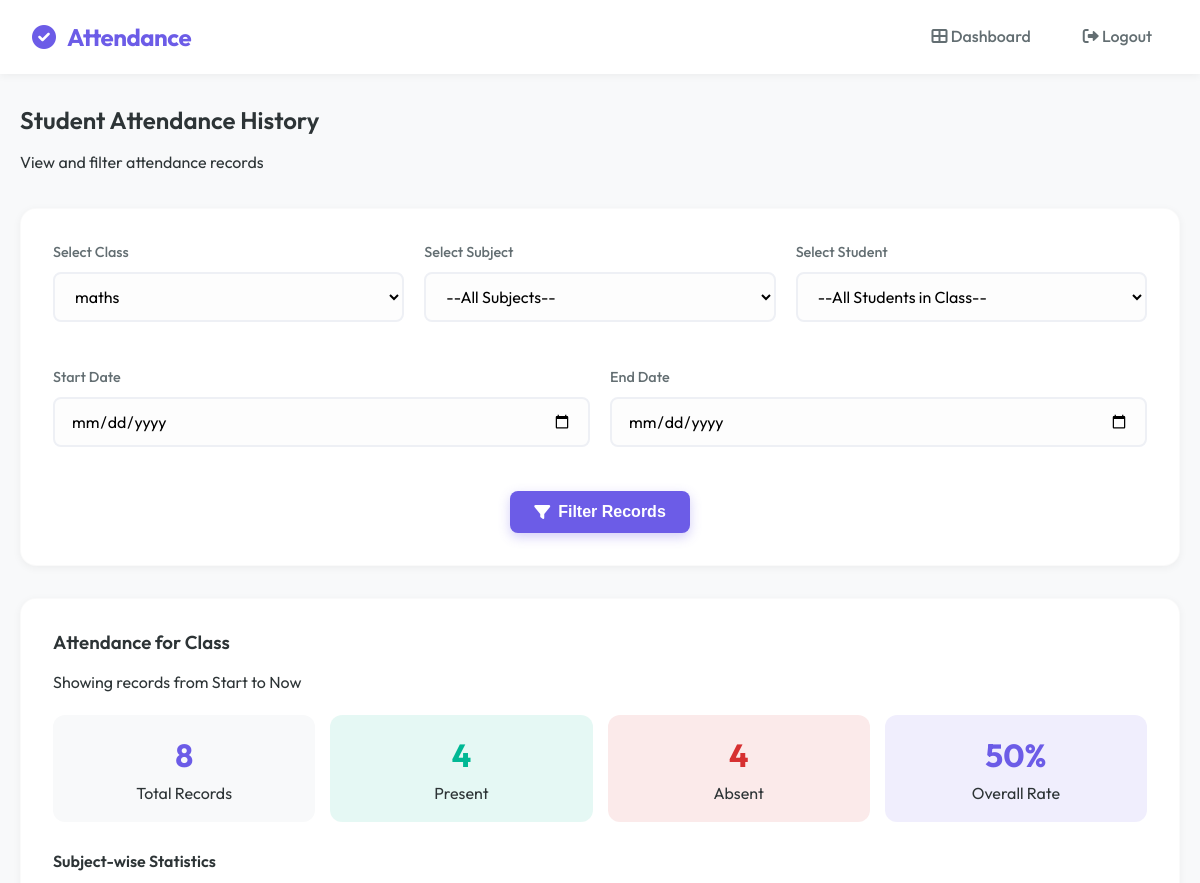
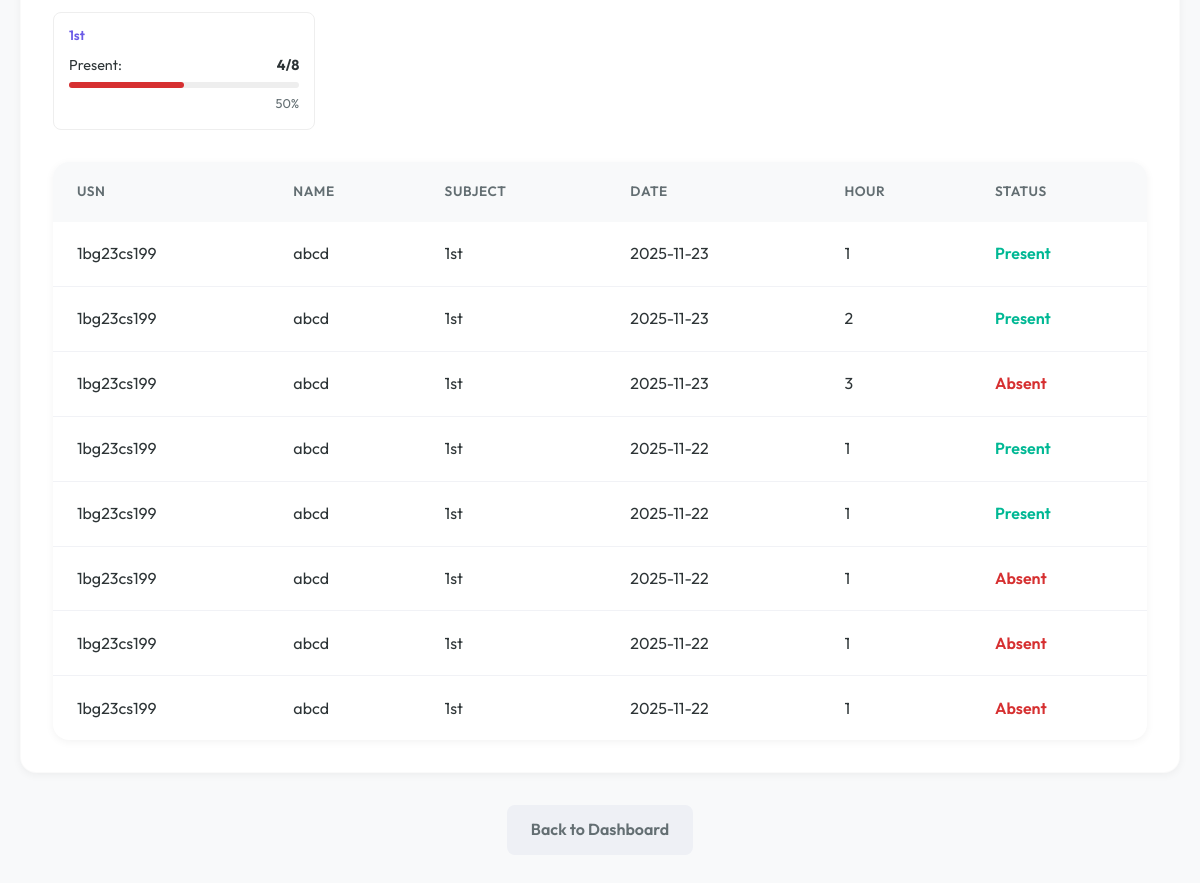
The app's page /admin/student_attendance_history?class_id=1 (signed in), older data (2 pictures, top to bottom).
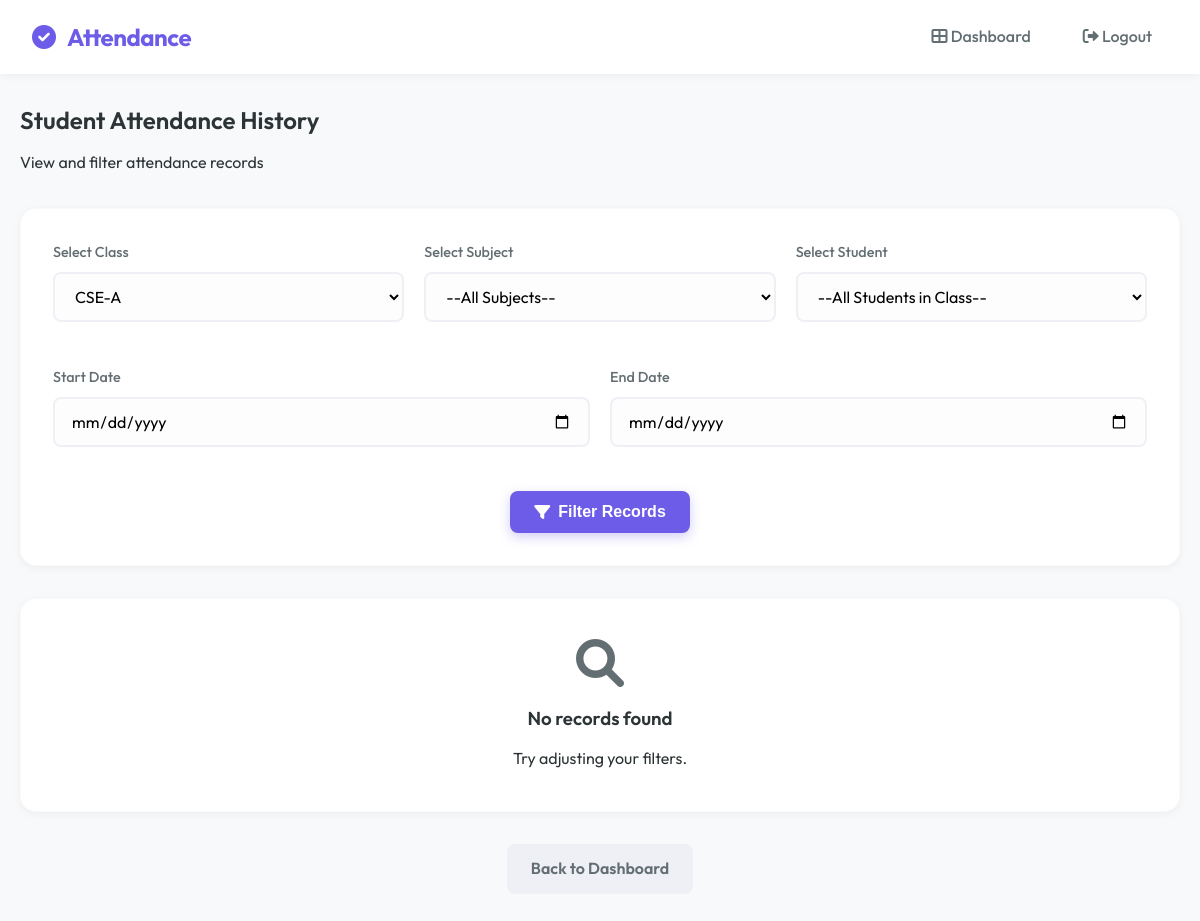
The same page, newer data.
### tables this page shows
CREATE TABLE attendance (
        id INTEGER PRIMARY KEY AUTOINCREMENT,
        student_id INTEGER,
        subject TEXT,
        date TEXT,
        status TEXT,
        hour INTEGER,
        previous_hash TEXT,
        current_hash TEXT
    );

CREATE TABLE students (
        id INTEGER PRIMARY KEY AUTOINCREMENT,
        usn TEXT UNIQUE,
        name TEXT,
        dob TEXT,
        class_id INTEGER,
        face_encoding BLOB
    );

### app.py (the view)
@app.route("/admin/student_attendance_history", methods=["GET", "POST"])
def student_attendance_history():
    role = session.get("role")
    if role not in ["admin", "teacher"]:
        return "Unauthorized", 403
    conn = sqlite3.connect('attendance.db')
    c = conn.cursor()
    if role == "teacher":
        teacher_id = session["username"]
        c.execute("""
            SELECT DISTINCT c.id, c.class_name
            FROM classes c
            JOIN teacher_assignments ta ON c.id = ta.class_id
            WHERE ta.teacher_id=?
        """, (teacher_id,))
    else:
        c.execute("SELECT id, class_name FROM classes ORDER BY class_name")
    classes = c.fetchall()
    selected_class_id = request.args.get("class_id") or request.form.get("class_id")
    selected_student_id = request.args.get("student_id") or request.form.get("student_id")
    selected_subject = request.args.get("subject") or request.form.get("subject")
    start_date = request.args.get("start_date") or request.form.get("start_date")
    end_date = request.args.get("end_date") or request.form.get("end_date")
    filtered_students, attendance_records, student_info, subjects = [], [], None, []
    if selected_class_id:
        try:
            cid = int(selected_class_id)
            if role == "teacher":
                teacher_id = session["username"]
                c.execute("""
                    SELECT subject FROM teacher_assignments
                    WHERE teacher_id=? AND class_id=?
                    ORDER BY subject
                """, (teacher_id, cid))
            else:
                c.execute("SELECT name FROM subjects WHERE class_id=? ORDER BY name", (cid,))
            subjects = [row[0] for row in c.fetchall()]
            c.execute("SELECT id, usn, name FROM students WHERE class_id=? ORDER BY name", (cid,))
            filtered_students = c.fetchall()
        except ValueError:
            pass
    if selected_student_id:
        c.execute("SELECT usn, name, class_name FROM students JOIN classes ON students.class_id = classes.id WHERE students.id=?", (selected_student_id,))
        student_info = c.fetchone()
        query = "SELECT subject, date, status, hour FROM attendance WHERE student_id=?"
        params = [selected_student_id]
        if selected_subject:
            query += " AND subject=?"
            params.append(selected_subject)
        if start_date and end_date:
            query += " AND date BETWEEN ? AND ?"
            params.extend([start_date, end_date])
        elif start_date:
            query += " AND date >= ?"
            params.append(start_date)
        elif end_date:
            query += " AND date <= ?"
            params.append(end_date)
        query += " ORDER BY date DESC, hour ASC"
        c.execute(query, params)
        attendance_records = c.fetchall()
    elif selected_class_id:
        query = """
            SELECT students.usn, students.name, attendance.subject, attendance.date, attendance.status, attendance.hour
            FROM attendance
            JOIN students ON attendance.student_id = students.id
            WHERE students.class_id=?
        """
        params = [selected_class_id]
        if selected_subject:
            query += " AND attendance.subject=?"
            params.append(selected_subject)
        if start_date and end_date:
            query += " AND attendance.date BETWEEN ? AND ?"
            params.extend([start_date, end_date])
        elif start_date:
            query += " AND attendance.date >= ?"
            params.append(start_date)
        elif end_date:
            query += " AND attendance.date <= ?"
            params.append(end_date)
        query += " ORDER BY attendance.date DESC, attendance.hour ASC, students.name ASC"
        c.execute(query, params)
        attendance_records = c.fetchall()
    subject_stats = {}
    for record in attendance_records:
        subj = record[0] if selected_student_id else record[2]
        status = record[2] if selected_student_id else record[4]
        if subj not in subject_stats:
            subject_stats[subj] = {
                'total': 0,
                'present': 0,
                'absent': 0,
                'percentage': 0
            }
        subject_stats[subj]['total'] += 1
        if status == 'Present':
            subject_stats[subj]['present'] += 1
        else:
            subject_stats[subj]['absent'] += 1
    for subj in subject_stats:
        subject_stats[subj]['percentage'] = round(
            (subject_stats[subj]['present'] / subject_stats[subj]['total'] * 100)
            if subject_stats[subj]['total'] > 0 else 0
        )
    total_records = len(attendance_records)
    present_count = sum(s['present'] for s in subject_stats.values())
    absent_count = total_records - present_count
    attendance_percentage = round((present_count / total_records * 100) if total_records > 0 else 0)
    conn.close()
    return render_template("student_attendance_history.html",
                           classes=classes, filtered_students=filtered_students,
                           subjects=subjects,
                           attendance_records=attendance_records,
                           selected_class_id=int(selected_class_id) if selected_class_id else None,
                           selected_student_id=int(selected_student_id) if selected_student_id else None,
                           selected_subject=selected_subject,
                           student_info=student_info, start_date=start_date, end_date=end_date,
                           total_records=total_records,
                           present_count=present_count,
                           absent_count=absent_count,
                           attendance_percentage=attendance_percentage,
                           subject_stats=subject_stats)

### templates/student_attendance_history.html (shortened to what the changed rows need)
{% extends "base.html" %}
{% block content %}
<div class="mb-4">
    <h2>Student Attendance History</h2>
</div>
<div class="card mb-4">
    <form method="GET" action="/admin/student_attendance_history">
        <div
            style="display: grid; grid-template-columns: repeat(auto-fit, minmax(200px, 1fr)); gap: 20px; margin-bottom: 20px;">
            <div class="form-group">
                <label for="class_id">Select Class</label>
                <select name="class_id" id="class_id" required onchange="this.form.submit()">
                    {% for cid, cname in classes %}
                    <option value="{{ cid }}" {% if selected_class_id==cid %}selected{% endif %}>{{ cname }}</option>
                    {% endfor %}
                </select>
            </div>
        </div>
    </form>
</div>
{% if attendance_records %}
<div class="card mb-4">
    <div style="display: flex; justify-content: space-between; align-items: center; margin-bottom: 20px;">
        <div>
            {% if selected_student_id %}
            <h3>Attendance for {{ student_info[1] }} ({{ student_info[0] }})</h3>
            {% elif selected_class_id %}
            <h3>Attendance for Class</h3>
            {% endif %}
            <p class="text-muted">
                Showing records from {{ start_date or 'Start' }} to {{ end_date or 'Now' }}
            </p>
        </div>
    </div>
    <div class="dashboard-grid"
        style="grid-template-columns: repeat(auto-fit, minmax(150px, 1fr)); margin-top: 0; margin-bottom: 30px; gap: 15px;">
        <div style="text-align: center; padding: 15px; background: #f8f9fa; border-radius: 12px;">
            <div style="font-size: 2rem; font-weight: bold; color: var(--primary);">{{ total_records }}</div>
            <div class="text-muted">Total Records</div>
        </div>
        <div style="text-align: center; padding: 15px; background: rgba(0, 184, 148, 0.1); border-radius: 12px;">
            <div style="font-size: 2rem; font-weight: bold; color: var(--success);">{{ present_count }}</div>
            <div class="text-muted">Present</div>
        </div>
        <div style="text-align: center; padding: 15px; background: rgba(214, 48, 49, 0.1); border-radius: 12px;">
            <div style="font-size: 2rem; font-weight: bold; color: var(--error);">{{ absent_count }}</div>
            <div class="text-muted">Absent</div>
        </div>
        <div
            style="text-align: center; padding: 15px; background: rgba(108, 92, 231, 0.1); border-radius: 12px; display: flex; flex-direction: column; justify-content: center; align-items: center;">
            <div style="font-size: 2rem; font-weight: bold; color: var(--primary); word-break: break-word;">{{
                attendance_percentage }}%</div>
            <div class="text-muted">Overall Rate</div>
        </div>
    </div>
    {% if subject_stats %}
    <h4 class="mb-3">Subject-wise Statistics</h4>
    <div
        style="display: grid; grid-template-columns: repeat(auto-fill, minmax(250px, 1fr)); gap: 15px; margin-bottom: 30px;">
        {% for subject, stats in subject_stats.items() %}
        <div style="padding: 15px; border: 1px solid #eee; border-radius: 8px;">
            <h5 style="margin-bottom: 10px; color: var(--primary);">{{ subject }}</h5>
            <div style="display: flex; justify-content: space-between; font-size: 0.9rem; margin-bottom: 5px;">
                <span>Present:</span> <strong>{{ stats.present }}/{{ stats.total }}</strong>
            </div>
            <div style="width: 100%; background: #eee; height: 6px; border-radius: 3px;">
                <div
                    style="width: {{ stats.percentage }}%; background: {% if stats.percentage >= 75 %}var(--success){% elif stats.percentage >= 60 %}var(--warning){% else %}var(--error){% endif %}; height: 100%; border-radius: 3px;">
                </div>
            </div>
            <div style="text-align: right; font-size: 0.8rem; margin-top: 5px; color: var(--text-muted);">{{
                stats.percentage }}%</div>
        </div>
        {% endfor %}
    </div>
    {% endif %}
    <div class="table-container" style="width: 100%; overflow-x: auto;">
        <table>
            <thead>
                {% if selected_student_id %}
                <tr>
                    <th>Subject</th>
                    <th>Date</th>
                    <th>Hour</th>
                    <th>Status</th>
                </tr>
                {% else %}
                <tr>
                    <th>USN</th>
                    <th>Name</th>
                    <th>Subject</th>
                    <th>Date</th>
                    <th>Hour</th>
                    <th>Status</th>
                </tr>
                {% endif %}
            </thead>
            <tbody>
                {% for row in attendance_records %}
                {% if selected_student_id %}
                <tr>
                    <td>{{ row[0] }}</td>
                    <td>{{ row[1] }}</td>
                    <td>{{ row[3] }}</td>
                    <td>
                        <span class="{% if row[2] == 'Present' %}text-success{% else %}text-danger{% endif %}"
                            style="font-weight: 600;">
                            {{ row[2] }}
                        </span>
                    </td>
                </tr>
                {% else %}
                <tr>
                    <td>{{ row[0] }}</td>
                    <td>{{ row[1] }}</td>
                    <td>{{ row[2] }}</td>
                    <td>{{ row[3] }}</td>
                    <td>{{ row[5] }}</td>
                    <td>
                        <span class="{% if row[4] == 'Present' %}text-success{% else %}text-danger{% endif %}"
                            style="font-weight: 600;">
                            {{ row[4] }}
                        </span>
                    </td>
                </tr>
                {% endif %}
                {% endfor %}
            </tbody>
        </table>
    </div>
</div>
{% else %}
<div class="card text-center" style="padding: 40px;">
    {% if selected_class_id %}
    <i class="fas fa-search" style="font-size: 3rem; color: var(--text-muted); margin-bottom: 20px;"></i>
    <h3>No records found</h3>
    <p class="text-muted">Try adjusting your filters.</p>
    {% else %}
    <i class="fas fa-arrow-up" style="font-size: 3rem; color: var(--primary); margin-bottom: 20px;"></i>
    <h3>Select a Class</h3>
    <p class="text-muted">Please select a class above to view attendance records.</p>
    {% endif %}
</div>
{% endif %}
{% endblock %}

Row changes from the older to the newer data that the page shows:
no longer on this page (row edited): attendance: subject "1st", present "4", total "8", percentage "50", usn "1bg23cs199", name "abcd", date "2025-11-23", hour "1", status "Present"
removed attendance: usn "1bg23cs199", name "abcd", subject "1st", date "2025-11-23", hour "2", status "Present"
removed attendance: usn "1bg23cs199", name "abcd", subject "1st", date "2025-11-23", hour "3", status "Absent"
no longer on this page (row edited): attendance: usn "1bg23cs199", name "abcd", subject "1st", date "2025-11-22", hour "1", status "Present"
no longer on this page (row edited): attendance: usn "1bg23cs199", name "abcd", subject "1st", date "2025-11-22", hour "1", status "Present"
no longer on this page (row edited): attendance: usn "1bg23cs199", name "abcd", subject "1st", date "2025-11-22", hour "1", status "Absent"
no longer on this page (row edited): attendance: usn "1bg23cs199", name "abcd", subject "1st", date "2025-11-22", hour "1", status "Absent"
no longer on this page (row edited): attendance: usn "1bg23cs199", name "abcd", subject "1st", date "2025-11-22", hour "1", status "Absent"
Text that changed along with them:
form field class_id: "maths" → "CSE-A"
{{ start_date or 'Start' }}: "Start" → (not shown)
{{ end_date or 'Now' }}: "Now" → (not shown)
{{ total_records }}: "8" → (not shown)
{{ present_count }}: "4" → (not shown)
{{ absent_count }}: "4" → (not shown)
{{ attendance_percentage }}: "50" → (not shown)
text no longer shown: "Attendance for Class Showing records from to Total Records Present Absent % Overall Rate Subject-wise Statistics USN NAME SUBJECT DATE HOUR STATUS"
text now shown: "No records found Try adjusting your filters."
